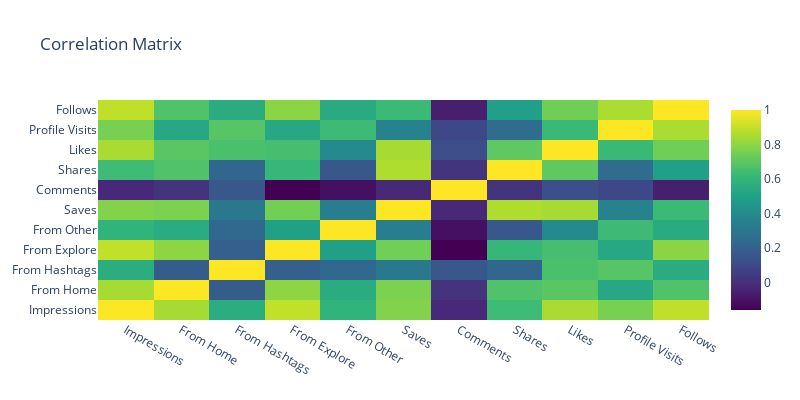

The code cell stored with this chart in its notebook:
### Code cell
#Correlation matrix
df_numeric = df.select_dtypes(include=[np.number])
corr_plt = df_numeric.corr()


fig = go.Figure(data=go.Heatmap(
    z=corr_plt.values,
    x=corr_plt.columns,
    y=corr_plt.columns,
    colorscale='Viridis',  # Adjust the color scale as needed
))

fig.update_layout(title="Correlation Matrix", 
                  width= 800, height= 400)

fig.show()

### Figure 1 — Plotly figure (JSON) as saved in the notebook; plotly's stock layout.template omitted (floating-point values rounded to 4 significant figures)
{"data": [{"colorscale": [[0, "#440154"], [0.1111, "#482878"], [0.2222, "#3e4989"], [0.3333, "#31688e"], [0.4444, "#26828e"], [0.5556, "#1f9e89"], [0.6667, "#35b779"], [0.7778, "#6ece58"], [0.8889, "#b5de2b"], [1, "#fde725"]], "type": "heatmap", "x": ["Impressions", "From Home", "From Hashtags", "From Explore", "From Other", "Saves", "Comments", "Shares", "Likes", "Profile Visits", "Follows"], "y": ["Impressions", "From Home", "From Hashtags", "From Explore", "From Other", "Saves", "Comments", "Shares", "Likes", "Profile Visits", "Follows"], "z": [[1, 0.8447, 0.5608, 0.8936, 0.593, 0.7792, -0.02852, 0.6347, 0.8498, 0.761, 0.8894], [0.8447, 1, 0.1775, 0.8006, 0.5557, 0.7688, 0.01272, 0.675, 0.6983, 0.5311, 0.6727], [0.5608, 0.1775, 1, 0.1905, 0.2296, 0.3059, 0.1614, 0.2195, 0.6621, 0.6913, 0.5555], [0.8936, 0.8006, 0.1905, 1, 0.4957, 0.7478, -0.1586, 0.6157, 0.6537, 0.5319, 0.796], [0.593, 0.5557, 0.2296, 0.4957, 1, 0.3319, -0.1087, 0.1568, 0.3935, 0.6331, 0.5467], [0.7792, 0.7688, 0.3059, 0.7478, 0.3319, 1, -0.02691, 0.8603, 0.8456, 0.3606, 0.6285], [-0.02852, 0.01272, 0.1614, -0.1586, -0.1087, -0.02691, 1, 0.01693, 0.1236, 0.09671, -0.06063], [0.6347, 0.675, 0.2195, 0.6157, 0.1568, 0.8603, 0.01693, 1, 0.7078, 0.2454, 0.4931], [0.8498, 0.6983, 0.6621, 0.6537, 0.3935, 0.8456, 0.1236, 0.7078, 1, 0.6261, 0.7463], [0.761, 0.5311, 0.6913, 0.5319, 0.6331, 0.3606, 0.09671, 0.2454, 0.6261, 1, 0.8532], [0.8894, 0.6727, 0.5555, 0.796, 0.5467, 0.6285, -0.06063, 0.4931, 0.7463, 0.8532, 1]]}], "layout": {"height": 400, "title": {"text": "Correlation Matrix"}, "width": 800}}
